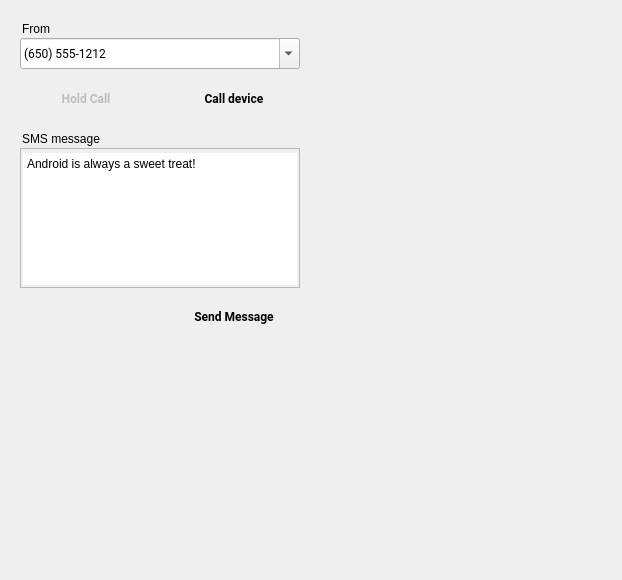
<?xml version="1.0" encoding="UTF-8"?>
<ui version="4.0">
 <class>TelephonyPage</class>
 <widget class="QWidget" name="TelephonyPage">
  <property name="geometry">
   <rect>
    <x>0</x>
    <y>0</y>
    <width>622</width>
    <height>580</height>
   </rect>
  </property>
  <property name="windowTitle">
   <string>Form</string>
  </property>
  <widget class="QPlainTextEdit" name="sms_messageBox">
   <property name="geometry">
    <rect>
     <x>20</x>
     <y>148</y>
     <width>280</width>
     <height>140</height>
    </rect>
   </property>
   <property name="styleSheet">
    <string notr="true">padding: 4px 2px 2px 2px;</string>
   </property>
   <property name="plainText">
    <string>Android is always a sweet treat!</string>
   </property>
   <property name="ColorGroup" stdset="0">
    <string>SmsBox</string>
   </property>
   <property name="report_metrics" stdset="0">
    <bool>false</bool>
   </property>
  </widget>
  <widget class="QGroupBox" name="tel_fromGroup">
   <property name="geometry">
    <rect>
     <x>20</x>
     <y>20</y>
     <width>51</width>
     <height>21</height>
    </rect>
   </property>
   <property name="styleSheet">
    <string notr="true">border: 0px;</string>
   </property>
   <property name="title">
    <string>From</string>
   </property>
   <property name="ColorGroup" stdset="0">
    <string notr="true">Title</string>
   </property>
  </widget>
  <widget class="RaisedMaterialButton" name="tel_startEndButton">
   <property name="geometry">
    <rect>
     <x>168</x>
     <y>80</y>
     <width>132</width>
     <height>36</height>
    </rect>
   </property>
   <property name="font">
    <font>
     <family>Roboto</family>
     <weight>75</weight>
     <bold>true</bold>
    </font>
   </property>
   <property name="toolTip">
    <string>Start call</string>
   </property>
   <property name="text">
    <string>Call device</string>
   </property>
   <property name="icon">
    <iconset resource="../resources.qrc">
     <normaloff>:/light/phone_button</normaloff>:/light/phone_button</iconset>
   </property>
   <property name="iconSize">
    <size>
     <width>20</width>
     <height>20</height>
    </size>
   </property>
   <property name="flat">
    <bool>true</bool>
   </property>
   <property name="themeIconName" stdset="0">
    <string>phone_button</string>
   </property>
   <property name="ColorGroup" stdset="0">
    <string>Button</string>
   </property>
   <property name="themeIconName_disabled" stdset="0">
    <string>phone_disabled</string>
   </property>
   <property name="report_metrics" stdset="0">
    <bool>false</bool>
   </property>
  </widget>
  <widget class="QComboBox" name="tel_numberBox">
   <property name="geometry">
    <rect>
     <x>20</x>
     <y>38</y>
     <width>280</width>
     <height>31</height>
    </rect>
   </property>
   <property name="font">
    <font>
     <family>Roboto</family>
    </font>
   </property>
   <property name="editable">
    <bool>true</bool>
   </property>
   <property name="insertPolicy">
    <enum>QComboBox::InsertAtTop</enum>
   </property>
   <property name="report_metrics" stdset="0">
    <bool>false</bool>
   </property>
   <item>
    <property name="text">
     <string>(650) 555-1212</string>
    </property>
   </item>
   <item>
    <property name="text">
     <string>+1 650 555-6789</string>
    </property>
   </item>
  </widget>
  <widget class="RaisedMaterialButton" name="sms_sendButton">
   <property name="geometry">
    <rect>
     <x>168</x>
     <y>298</y>
     <width>132</width>
     <height>36</height>
    </rect>
   </property>
   <property name="font">
    <font>
     <family>Roboto</family>
     <weight>75</weight>
     <bold>true</bold>
    </font>
   </property>
   <property name="text">
    <string>Send Message</string>
   </property>
   <property name="icon">
    <iconset resource="../resources.qrc">
     <normaloff>:/dark/send</normaloff>:/dark/send</iconset>
   </property>
   <property name="iconSize">
    <size>
     <width>20</width>
     <height>20</height>
    </size>
   </property>
   <property name="flat">
    <bool>true</bool>
   </property>
   <property name="themeIconName" stdset="0">
    <string>send</string>
   </property>
   <property name="ColorGroup" stdset="0">
    <string>Button</string>
   </property>
   <property name="report_metrics" stdset="0">
    <bool>false</bool>
   </property>
  </widget>
  <widget class="RaisedMaterialButton" name="tel_holdCallButton">
   <property name="enabled">
    <bool>false</bool>
   </property>
   <property name="geometry">
    <rect>
     <x>20</x>
     <y>80</y>
     <width>132</width>
     <height>36</height>
    </rect>
   </property>
   <property name="font">
    <font>
     <family>Roboto</family>
     <weight>75</weight>
     <bold>true</bold>
    </font>
   </property>
   <property name="toolTip">
    <string>Hold call</string>
   </property>
   <property name="text">
    <string>Hold Call</string>
   </property>
   <property name="icon">
    <iconset resource="../resources.qrc">
     <normaloff>:/light/phone_paused</normaloff>
     <disabledoff>:/light/phone_paused_disabled</disabledoff>:/light/phone_paused</iconset>
   </property>
   <property name="iconSize">
    <size>
     <width>20</width>
     <height>20</height>
    </size>
   </property>
   <property name="flat">
    <bool>true</bool>
   </property>
   <property name="themeIconName" stdset="0">
    <string>phone_paused</string>
   </property>
   <property name="themeIconName_disabled" stdset="0">
    <string>phone_paused_disabled</string>
   </property>
   <property name="ColorGroup" stdset="0">
    <string>Button</string>
   </property>
   <property name="report_metrics" stdset="0">
    <bool>false</bool>
   </property>
  </widget>
  <widget class="QGroupBox" name="tel_SmsGroup">
   <property name="geometry">
    <rect>
     <x>20</x>
     <y>130</y>
     <width>141</width>
     <height>21</height>
    </rect>
   </property>
   <property name="styleSheet">
    <string notr="true">border: 0px;</string>
   </property>
   <property name="title">
    <string>SMS message</string>
   </property>
   <property name="ColorGroup" stdset="0">
    <string notr="true">Title</string>
   </property>
  </widget>
  <zorder>tel_SmsGroup</zorder>
  <zorder>sms_messageBox</zorder>
  <zorder>tel_fromGroup</zorder>
  <zorder>tel_startEndButton</zorder>
  <zorder>tel_numberBox</zorder>
  <zorder>sms_sendButton</zorder>
  <zorder>tel_holdCallButton</zorder>
 </widget>
 <customwidgets>
  <customwidget>
   <class>RaisedMaterialButton</class>
   <extends>QPushButton</extends>
   <header>android/skin/qt/raised-material-button.h</header>
  </customwidget>
 </customwidgets>
 <tabstops>
  <tabstop>tel_numberBox</tabstop>
  <tabstop>tel_holdCallButton</tabstop>
  <tabstop>tel_startEndButton</tabstop>
  <tabstop>sms_messageBox</tabstop>
  <tabstop>sms_sendButton</tabstop>
 </tabstops>
 <resources>
  <include location="../resources.qrc"/>
 </resources>
 <connections/>
</ui>
